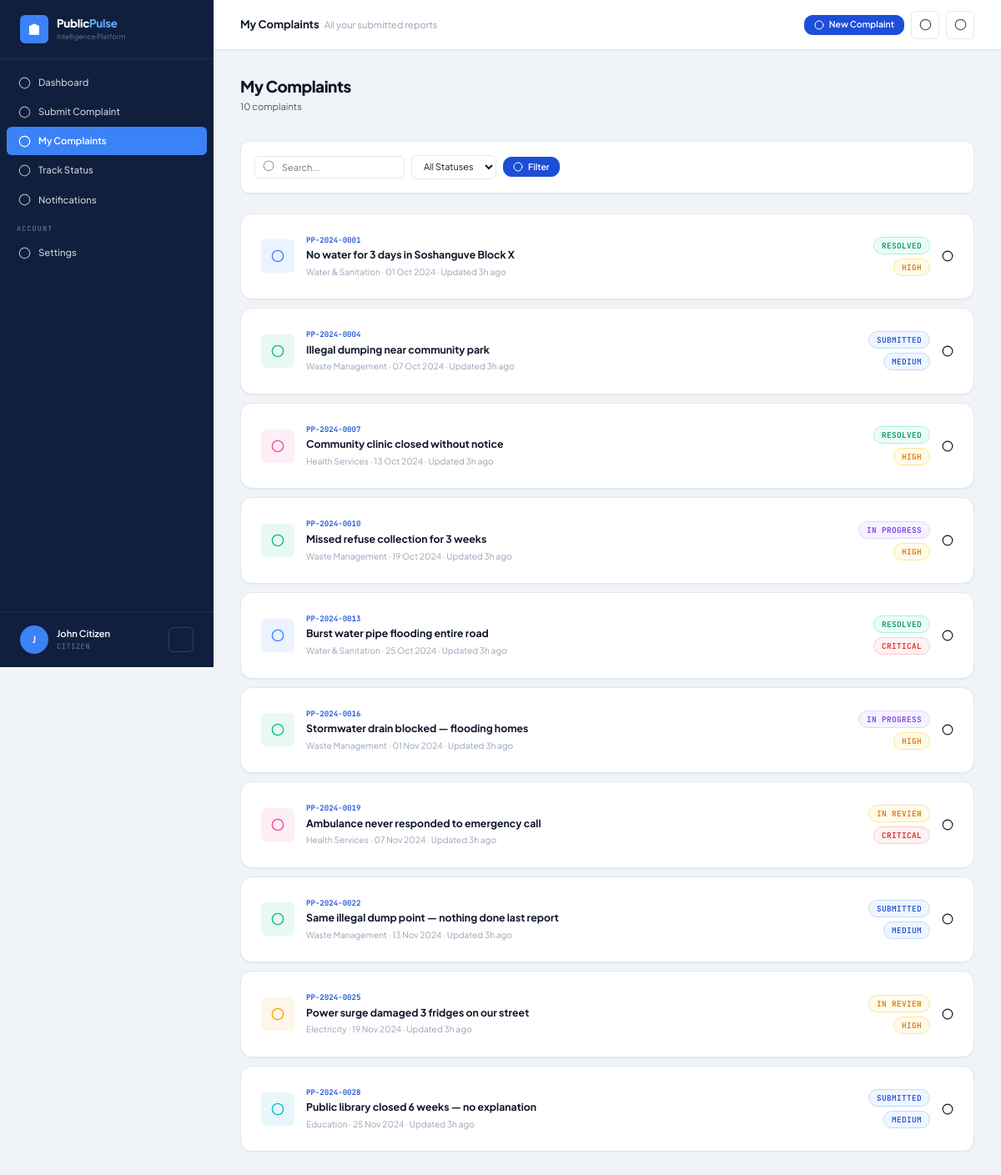
/citizen/complaints.php (signed in), run on the app's committed database.
### tables this page shows
CREATE TABLE `users` (
  `id` int(10) UNSIGNED NOT NULL,
  `name` varchar(120) NOT NULL,
  `email` varchar(180) NOT NULL,
  `password` varchar(255) NOT NULL,
  `role` enum('citizen','admin','analyst') NOT NULL DEFAULT 'citizen',
  `phone` varchar(20) DEFAULT NULL,
  `ward` varchar(100) DEFAULT NULL,
  `is_active` tinyint(1) NOT NULL DEFAULT 1,
  `created_at` datetime NOT NULL DEFAULT current_timestamp(),
  `updated_at` datetime NOT NULL DEFAULT current_timestamp() ON UPDATE current_timestamp()
);

CREATE TABLE `complaints` (
  `id` int(10) UNSIGNED NOT NULL,
  `reference_no` varchar(20) NOT NULL,
  `user_id` int(10) UNSIGNED NOT NULL,
  `category_id` int(10) UNSIGNED NOT NULL,
  `title` varchar(255) NOT NULL,
  `description` text NOT NULL,
  `location` varchar(255) DEFAULT NULL,
  `latitude` decimal(10,8) DEFAULT NULL,
  `longitude` decimal(11,8) DEFAULT NULL,
  `ward` varchar(100) DEFAULT NULL,
  `status` enum('submitted','in_review','in_progress','resolved','closed') NOT NULL DEFAULT 'submitted',
  `priority` enum('low','medium','high','critical') NOT NULL DEFAULT 'medium',
  `assigned_to` int(10) UNSIGNED DEFAULT NULL,
  `image_path` varchar(255) DEFAULT NULL,
  `ai_score` tinyint(3) UNSIGNED DEFAULT NULL,
  `ai_flags` longtext DEFAULT NULL CHECK (json_valid(`ai_flags`)),
  `created_at` datetime NOT NULL DEFAULT current_timestamp(),
  `updated_at` datetime NOT NULL DEFAULT current_timestamp() ON UPDATE current_timestamp()
);

CREATE TABLE `categories` (
  `id` int(10) UNSIGNED NOT NULL,
  `name` varchar(100) NOT NULL,
  `slug` varchar(100) NOT NULL,
  `icon` varchar(50) DEFAULT 'tag',
  `color` varchar(20) DEFAULT '#3b82f6',
  `description` text DEFAULT NULL,
  `is_active` tinyint(1) NOT NULL DEFAULT 1,
  `created_at` datetime NOT NULL DEFAULT current_timestamp()
);

### citizen/complaints.php (the view, shortened to what the rows shown need)
<?php
require_once __DIR__ . '/../includes/config.php';
require_once __DIR__ . '/../includes/functions.php';
require_once __DIR__ . '/../includes/layout.php';
$user=$user=currentUser(); $uid=$user['id'];
$status=getVal('status'); $search=getVal('search');
$page=max(1,(int)($_GET['page']??1)); $perPage=10; $offset=($page-1)*$perPage;
$where='WHERE c.user_id=?'; $params=[$uid];
$complaints=Database::fetchAll(
    "SELECT c.id,c.reference_no,c.title,c.status,c.priority,c.created_at,c.updated_at,
            cat.name AS category_name,cat.icon AS cat_icon,cat.color AS cat_color
     FROM complaints c JOIN categories cat ON cat.id=c.category_id {$where}
     ORDER BY c.updated_at DESC LIMIT ? OFFSET ?",
    array_merge($params,[$perPage,$offset])
);
echo renderHead('My Complaints');
echo '<div class="app-shell">';
echo renderSidebar('citizen_complaints',$user);
echo '<div class="main-content">';
?>
<div class="page-content">
  <?php if(empty($complaints)): ?>
    <div class="card"><div class="empty-state">
      <div class="empty-icon"><?=icon('inbox')?></div>
      <h3><?=$search||$status?'No results':'No complaints yet'?></h3>
      <p><?=$search||$status?'Try different filters.':'Submit your first complaint to get started.'?></p>
      <?php if(!$search&&!$status): ?><a href="<?=APP_URL?>/citizen/submit.php" class="btn btn-primary" style="margin-top:var(--space-md)"><?=icon('plus')?> Submit Complaint</a><?php endif; ?>
    </div></div>
  <?php else: ?>
    <div style="display:flex;flex-direction:column;gap:10px">
      <?php foreach($complaints as $c): ?>
        <a href="<?=APP_URL?>/citizen/complaint_detail.php?id=<?=$c['id']?>" class="complaint-card">
          <div style="display:flex;align-items:center;gap:14px">
            <div style="width:40px;height:40px;border-radius:var(--radius-sm);background:<?=htmlspecialchars($c['cat_color'])?>18;display:flex;align-items:center;justify-content:center;flex-shrink:0;color:<?=htmlspecialchars($c['cat_color'])?>">
              <?=icon($c['cat_icon']??'tag')?>
            </div>
            <div style="flex:1;min-width:0">
              <div style="font-family:var(--font-mono);font-size:.65rem;color:var(--primary);font-weight:600"><?=htmlspecialchars($c['reference_no'])?></div>
              <div style="font-weight:700;font-size:.88rem;overflow:hidden;text-overflow:ellipsis;white-space:nowrap;margin-top:1px"><?=htmlspecialchars($c['title'])?></div>
              <div style="font-size:.73rem;color:var(--text-muted);margin-top:2px"><?=htmlspecialchars($c['category_name'])?> · <?=formatDate($c['created_at'],'d M Y')?> · Updated <?=timeAgo($c['updated_at'])?></div>
            </div>
            <div style="display:flex;flex-direction:column;align-items:flex-end;gap:5px;flex-shrink:0">
              <?=statusBadge($c['status'])?>
              <?=priorityBadge($c['priority'])?>
            </div>
            <?=icon('chevron-right','',14)?>
          </div>
        </a>
      <?php endforeach; ?>
    </div>
  <?php endif; ?>
</div>
<?=renderFoot()?>

### includes/layout.php (shortened to what the rows shown need)
<?php
require_once __DIR__ . '/icons.php';
function renderHead(string $title, array $extraCss = []): string
{
    $base   = APP_URL;
    $csrf   = csrfToken();
    $role   = $_SESSION['user_role'] ?? 'citizen';
    $extras = implode("\n", array_map(fn($h) => "<link rel=\"stylesheet\" href=\"{$h}\">", $extraCss));
    return <<<HTML
<!DOCTYPE html>
<html lang="en">
<head>
<meta charset="UTF-8">
<meta name="viewport" content="width=device-width,initial-scale=1">
<meta name="csrf-token" content="{$csrf}">
<title>{$title} — PublicPulse AI</title>
<link rel="preconnect" href="https://fonts.googleapis.com">
<link rel="preconnect" href="https://fonts.gstatic.com" crossorigin>
<link href="https://fonts.googleapis.com/css2?family=Plus+Jakarta+Sans:wght@300;400;500;600;700;800&family=JetBrains+Mono:wght@400;500;600&display=swap" rel="stylesheet">
<link rel="stylesheet" href="{$base}/assets/css/app.css">
{$extras}
<script src="https://cdn.jsdelivr.net/npm/chart.js@4.4.0/dist/chart.umd.min.js"></script>
<script>
  const PP_URL = '{$base}';
  const PP_ROLE = '{$role}';
</script>
</head>
<body>
HTML;
}
function renderSidebar(string $active = '', ?array $user = null): string
{
    $base  = APP_URL;
    $role  = $user['role'] ?? 'citizen';
    $name  = htmlspecialchars($user['name'] ?? 'User');
    $init  = strtoupper(mb_substr($user['name'] ?? 'U', 0, 1));
    $roles = ['admin' => 'Administrator', 'analyst' => 'Data Analyst', 'citizen' => 'Citizen'];
    $rl    = $roles[$role] ?? 'User';
    $openCount = _getSidebarOpenCount();
    $logoSvg = '<svg width="18" height="18" viewBox="0 0 24 24" fill="white" stroke="none"><path d="M3 21h18M4 21V7l8-4 8 4v14M9 21V12h6v9M9 9h1m4 0h1M9 15h1m4 0h1"/></svg>';
    $nav = '';
    if ($role === 'citizen') {
        $nav .= _navItem($base.'/citizen/dashboard.php',    'dashboard',   'Dashboard',         'citizen_dashboard',  $active);
        $nav .= _navItem($base.'/citizen/submit.php',       'plus-circle', 'Submit Complaint',  'citizen_submit',     $active);
        $nav .= _navItem($base.'/citizen/complaints.php',   'list',        'My Complaints',     'citizen_complaints', $active);
        $nav .= _navItem($base.'/citizen/track.php',        'search',      'Track Status',      'citizen_track',      $active);
        $nav .= _navItem($base.'/citizen/notifications.php','bell',        'Notifications',     'citizen_notif',      $active);
    }
    $nav .= _navSection('Account');
    $nav .= _navItem($base.'/settings.php', 'settings', 'Settings', 'settings', $active);
    return <<<HTML
<aside class="sidebar" id="appSidebar">
  <div class="sidebar-logo">
    <div class="sidebar-logo-icon">{$logoSvg}</div>
    <div>
      <div class="sidebar-logo-text">Public<span>Pulse</span></div>
      <div class="sidebar-logo-sub">Intelligence Platform</div>
    </div>
  </div>
  <nav class="sidebar-nav">{$nav}</nav>
  <div class="sidebar-footer">
    <div class="sidebar-user">
      <div class="avatar">{$init}</div>
      <div class="user-meta" style="flex:1;min-width:0">
        <div class="user-name">{$name}</div>
        <div class="user-role">{$rl}</div>
      </div>
      <a href="{$base}/auth/logout.php" title="Sign out"
         style="width:30px;height:30px;border:1px solid rgba(255,255,255,.15);background:transparent;color:rgba(255,255,255,.6);border-radius:6px;display:flex;align-items:center;justify-content:center;flex-shrink:0;transition:all .2s;text-decoration:none"
         onmouseover="this.style.background='rgba(255,255,255,.1)'" onmouseout="this.style.background='transparent'">
        <?= icon('logout','',14) ?>
      </a>
    </div>
  </div>
</aside>
HTML;
}
function _navSection(string $label): string
{
    return "<div class=\"nav-section-label\">{$label}</div>";
}
function _navItem(string $href, string $iconName, string $label, string $key, string $active, int $badge = 0): string
{
    $isActive  = $active === $key ? 'active' : '';
    $badgeHtml = $badge > 0 ? "<span class=\"nav-badge\">{$badge}</span>" : '';
    $ic = icon($iconName);
    return "<a href=\"{$href}\" class=\"nav-item {$isActive}\">{$ic} {$label}{$badgeHtml}</a>";
}
function _getSidebarOpenCount(): int
{
    try {
        return (int)Database::fetchScalar("SELECT COUNT(*) FROM complaints WHERE status NOT IN ('resolved','closed')");
    } catch (\Throwable $e) { return 0; }
}
function renderFoot(array $extraJs = []): string
{
    $base    = APP_URL;
    $scripts = implode("\n", array_map(fn($s) => "<script src=\"{$s}\"></script>", $extraJs));
    return <<<HTML
<script src="{$base}/assets/js/app.js"></script>
{$scripts}
</body></html>
HTML;
}

### includes/icons.php (shortened to what the rows shown need)
<?php
function icon(string $name, string $extraStyle = '', int $size = 16): string
{
    $s = "width=\"{$size}\" height=\"{$size}\"";
    $v = 'viewBox="0 0 24 24"';
    $f = 'fill="none" stroke="currentColor" stroke-width="2" stroke-linecap="round" stroke-linejoin="round"';
    $st = $extraStyle ? " style=\"{$extraStyle}\"" : '';
    $p = $paths[$name] ?? '<circle cx="12" cy="12" r="10"/>';
    return "<svg {$s} {$v} {$f}{$st}>{$p}</svg>";
}

### includes/functions.php (shortened to what the rows shown need)
<?php
require_once __DIR__ . '/config.php';
function isLoggedIn(): bool
{
    return true;
}
function currentUser(): ?array
{
    $cache = Database::fetchOne(
        'SELECT id,name,email,role,ward,phone,is_active,created_at,updated_at FROM users WHERE id=? AND is_active=1',
        [$_SESSION['user_id']]
    );
    return $cache;
}
function csrfToken(): string
{
    return $_SESSION['csrf_token'];
}
function timeAgo(string $datetime): string
{
    $diff = time() - strtotime($datetime);
    if ($diff < 86400)  return (int)($diff/3600)  . 'h ago';
    return date('d M Y', strtotime($datetime));
}
function formatDate(string $datetime, string $format = 'd M Y'): string
{
    return date($format, strtotime($datetime));
}
function statusBadge(string $status): string
{
    $map = [
        'submitted'   => ['badge-blue',   'Submitted'],
        'in_review'   => ['badge-yellow', 'In Review'],
        'in_progress' => ['badge-purple', 'In Progress'],
        'resolved'    => ['badge-green',  'Resolved'],
        'closed'      => ['badge-gray',   'Closed'],
    ];
    [$cls, $lbl] = $map[$status] ?? ['badge-gray', ucfirst($status)];
    return "<span class=\"badge {$cls}\">{$lbl}</span>";
}
function priorityBadge(string $priority): string
{
    $map = [
        'low'      => ['badge-gray',   'Low'],
        'medium'   => ['badge-blue',   'Medium'],
        'high'     => ['badge-yellow', 'High'],
        'critical' => ['badge-red',    'Critical'],
    ];
    [$cls, $lbl] = $map[$priority] ?? ['badge-gray', ucfirst($priority)];
    return "<span class=\"badge {$cls}\">{$lbl}</span>";
}

### data on the page
users: name "J", role "CITIZEN"
complaints: reference_no "PP-2024-0001", title "No water for 3 days in Soshanguve Block X", category.name "Water & Sanitation", created_at "01 Oct 2024", updated_at "3h ago", lbl "RESOLVED", lbl "HIGH"
complaints: reference_no "PP-2024-0004", title "Illegal dumping near community park", category.name "Waste Management", created_at "07 Oct 2024", updated_at "3h ago", lbl "SUBMITTED", lbl "MEDIUM"
complaints: reference_no "PP-2024-0007", title "Community clinic closed without notice", category.name "Health Services", created_at "13 Oct 2024", updated_at "3h ago", lbl "RESOLVED", lbl "HIGH"
complaints: reference_no "PP-2024-0010", title "Missed refuse collection for 3 weeks", category.name "Waste Management", created_at "19 Oct 2024", updated_at "3h ago", lbl "IN PROGRESS", lbl "HIGH"
complaints: reference_no "PP-2024-0013", title "Burst water pipe flooding entire road", category.name "Water & Sanitation", created_at "25 Oct 2024", updated_at "3h ago", lbl "RESOLVED", lbl "CRITICAL"
complaints: reference_no "PP-2024-0016", title "Stormwater drain blocked — flooding homes", category.name "Waste Management", created_at "01 Nov 2024", updated_at "3h ago", lbl "IN PROGRESS", lbl "HIGH"
complaints: reference_no "PP-2024-0019", title "Ambulance never responded to emergency call", category.name "Health Services", created_at "07 Nov 2024", updated_at "3h ago", lbl "IN REVIEW", lbl "CRITICAL"
complaints: reference_no "PP-2024-0022", title "Same illegal dump point — nothing done last report", category.name "Waste Management", created_at "13 Nov 2024", updated_at "3h ago", lbl "SUBMITTED", lbl "MEDIUM"
complaints: reference_no "PP-2024-0025", title "Power surge damaged 3 fridges on our street", category.name "Electricity", created_at "19 Nov 2024", updated_at "3h ago", lbl "IN REVIEW", lbl "HIGH"
complaints: reference_no "PP-2024-0028", title "Public library closed 6 weeks — no explanation", category.name "Education", created_at "25 Nov 2024", updated_at "3h ago", lbl "SUBMITTED", lbl "MEDIUM"

### other printed values
$label "Dashboard Submit Complaint My Complaints Track Status Notifications Settings"
$label "ACCOUNT"
$name "John Citizen"
$title_esc "My Complaints"
$sub_esc "All your submitted reports"
$btn['label'] "New Complaint"
$total "10"
